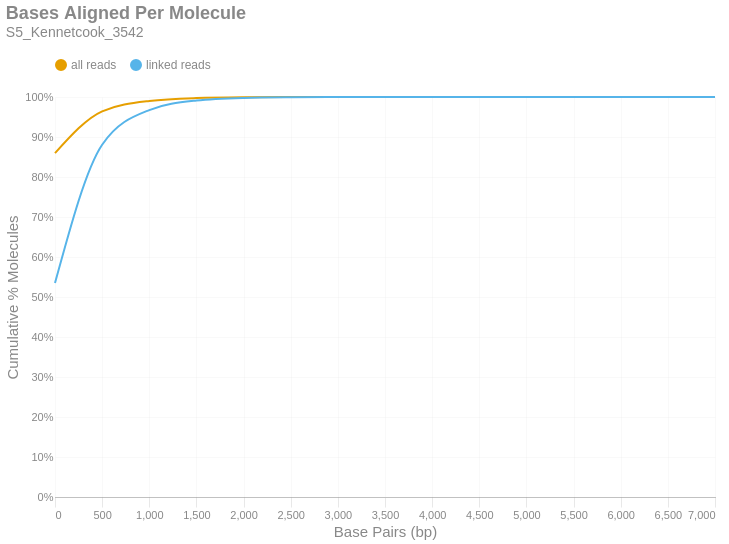

Notebook code cell kept with this figure:
### Markdown cell above
### Bases Aligned Per Molecule
This is a cumulative frequency distribution showing the number of base pairs aligned per unique molecule. These data are shown in 500 bp bins. There are two distributions: one with `all reads` (yellow) and another with only `linked reads` (blue). The percent of molecules in the `linked reads` distribution is relative to the total number of linked molecules.

### Code cell
if SKIPLR:
    print_html(f"Skipped")
else:
    binned_df = consolidated_hist(valids['aligned_bp'], mask, 500, True)
    with SafeRender(binned_df):
        (
            density_plot(binned_df, 'Bases Aligned Per Molecule', samplename, 'basesper')
            .encode(
                x=alt.X('bin:Q', title="Base Pairs (bp)").axis(tickMinStep=500).scale(padding=0),
                y=alt.Y('value:Q', title='Cumulative % Molecules')
                    .axis(format='%')
                    .scale(domain = [0,1])
                    .stack(False),
                color=alt.Color("key:N").scale(domain = ["all reads", "linked reads"]),
                tooltip = [
                    alt.Tooltip("key:N", title = "Data Type"),
                    alt.Tooltip("range_label:N", title="Bases Aligned Per Molecule"),
                    alt.Tooltip("value:Q", format = ".2%", title="% Molecules (Cum.)")
                ]
            )
        ).display()

### Figure 1 — Vega-Lite specification as saved in the notebook (floating-point values rounded to 4 significant figures)
{"width": "container", "height": 400, "config": {"title": {"anchor": "start", "dy": -15, "fontSize": 18, "color": "#888888", "subtitleColor": "#888888", "subtitleFontSize": 14}, "arc": {"fill": "#0072B2"}, "axis": {"domainColor": "#888888", "domainWidth": 0.5, "gridWidth": 0.2, "grid": false, "titleFontWeight": 400, "titleFontSize": 15, "labelFontSize": 11, "labelColor": "#888888", "tickColor": "#888888", "tickWidth": 0.2, "titleColor": "#888888"}, "axisBand": {"grid": false}, "axisX": {"grid": true, "tickSize": 10, "domainCap": "round"}, "axisY": {"domain": false, "grid": true, "tickSize": 0, "domainCap": "round"}, "background": "transparent", "header": {"labelFontSize": 15, "labelColor": "#888888", "titleFontSize": 15, "titleFontWeight": 600, "titleColor": "#888888"}, "legend": {"labelFont": "sans-serif", "labelFontSize": 12, "labelColor": "#888888", "symbolSize": 100, "symbolType": "circle", "titleFontSize": 12, "titlePadding": 10, "titleColor": "#888888", "title": null, "orient": "top"}, "range": {"category": ["#E69F00", "#56B4E9", "#009E73", "#F0E442", "#0072B2", "#D55E00", "#CC79A7", "#000000"], "diverging": ["#cfe8f3", "#a2d4ec", "#73bfe2", "#46abdb", "#1696d2", "#12719e"]}, "area": {"fill": "#0072B2", "fillOpacity": 0.7, "line": true, "strokeOpacity": 0.7}, "line": {"color": "#0072B2", "stroke": "#0072B2", "strokeWidth": 2}, "trail": {"color": "#0072B2", "stroke": "#0072B2", "strokeWidth": 0, "size": 1}, "point": {"filled": true, "fillOpacity": 1.0, "size": 95}, "text": {"color": "#888888", "fontSize": 11, "align": "right", "fontWeight": 400, "size": 11}, "bar": {"fill": "#0072B2", "stroke": null}, "view": {"stroke": null, "continuousWidth": 660, "continuousHeight": 400}}, "data": {"name": "data-d50fa089aac11502bd43f99e0967e1a8"}, "mark": {"type": "line", "interpolate": "monotone", "point": {"opacity": 0, "size": 275}}, "encoding": {"color": {"field": "key", "scale": {"domain": ["all reads", "linked reads"]}, "type": "nominal"}, "tooltip": [{"field": "key", "title": "Data Type", "type": "nominal"}, {"field": "range_label", "title": "Bases Aligned Per Molecule", "type": "nominal"}, {"field": "value", "format": ".2%", "title": "% Molecules (Cum.)", "type": "quantitative"}], "x": {"axis": {"tickMinStep": 500}, "field": "bin", "scale": {"padding": 0}, "title": "Base Pairs (bp)", "type": "quantitative"}, "y": {"axis": {"format": "%"}, "field": "value", "scale": {"domain": [0, 1]}, "stack": false, "title": "Cumulative % Molecules", "type": "quantitative"}}, "params": [{"name": "param_c36ac31b6afebe62", "select": {"type": "point", "fields": ["key"]}, "bind": "legend"}], "title": {"text": "Bases Aligned Per Molecule", "subtitle": "S5_Kennetcook_3542"}, "transform": [{"fold": ["all reads (cumsum)", "linked reads (cumsum)"]}, {"calculate": "replace(datum.key, ' (cumsum)', '')", "as": "key"}, {"filter": {"param": "param_c36ac31b6afebe62"}}], "usermeta": {"embedOptions": {"downloadFileName": "S5_Kennetcook_3542.basesper"}}, "$schema": "https://vega.github.io/schema/vega-lite/v6.1.0.json", "datasets": {"data-d50fa089aac11502bd43f99e0967e1a8": [{"bin": "0.0", "interval": "0.0-500.0", "all reads": 0.8596, "linked reads": 0.5349, "all reads (cumsum)": 0.8596, "linked reads (cumsum)": 0.5349, "range_label": "0-499"}, {"bin": "500.0", "interval": "500.0-1000.0", "all reads": 0.1045, "linked reads": 0.3458, "all reads (cumsum)": 0.9641, "linked reads (cumsum)": 0.8807, "range_label": "500-999"}, {"bin": "1000.0", "interval": "1000.0-1500.0", "all reads": 0.02608, "linked reads": 0.08664, "all reads (cumsum)": 0.9902, "linked reads (cumsum)": 0.9674, "range_label": "1000-1499"}, {"bin": "1500.0", "interval": "1500.0-2000.0", "all reads": 0.007146, "linked reads": 0.02374, "all reads (cumsum)": 0.9973, "linked reads (cumsum)": 0.9911, "range_label": "1500-1999"}, {"bin": "2000.0", "interval": "2000.0-2500.0", "all reads": 0.001959, "linked reads": 0.006508, "all reads (cumsum)": 0.9993, "linked reads (cumsum)": 0.9976, "range_label": "2000-2499"}, {"bin": "2500.0", "interval": "2500.0-3000.0", "all reads": 0.0005034, "linked reads": 0.001672, "all reads (cumsum)": 0.9998, "linked reads (cumsum)": 0.9993, "range_label": "2500-2999"}, {"bin": "3000.0", "interval": "3000.0-3500.0", "all reads": 0.0001472, "linked reads": 0.0004891, "all reads (cumsum)": 0.9999, "linked reads (cumsum)": 0.9998, "range_label": "3000-3499"}, {"bin": "3500.0", "interval": "3500.0-4000.0", "all reads": 5.016e-05, "linked reads": 0.0001666, "all reads (cumsum)": 1.0, "linked reads (cumsum)": 0.9999, "range_label": "3500-3999"}, {"bin": "4000.0", "interval": "4000.0-4500.0", "all reads": 1.292e-05, "linked reads": 4.293e-05, "all reads (cumsum)": 1.0, "linked reads (cumsum)": 1.0, "range_label": "4000-4499"}, {"bin": "4500.0", "interval": "4500.0-5000.0", "all reads": 4.42e-06, "linked reads": 1.469e-05, "all reads (cumsum)": 1.0, "linked reads (cumsum)": 1.0, "range_label": "4500-4999"}, {"bin": "5000.0", "interval": "5000.0-5500.0", "all reads": 1.53e-06, "linked reads": 5.083e-06, "all reads (cumsum)": 1.0, "linked reads (cumsum)": 1.0, "range_label": "5000-5499"}, {"bin": "5500.0", "interval": "5500.0-6000.0", "all reads": 3.4e-07, "linked reads": 1.13e-06, "all reads (cumsum)": 1.0, "linked reads (cumsum)": 1.0, "range_label": "5500-5999"}, {"bin": "6000.0", "interval": "6000.0-6500.0", "all reads": 0.0, "linked reads": 0.0, "all reads (cumsum)": 1.0, "linked reads (cumsum)": 1.0, "range_label": "6000-6499"}, {"bin": "6500.0", "interval": "6500.0-7000.0", "all reads": 1.7e-07, "linked reads": 5.648e-07, "all reads (cumsum)": 1.0, "linked reads (cumsum)": 1.0, "range_label": "6500-6999"}, {"bin": "7000.0", "interval": "7000.0-7500.0", "all reads": 1.7e-07, "linked reads": 5.648e-07, "all reads (cumsum)": 1.0, "linked reads (cumsum)": 1.0, "range_label": "7000-7499"}]}}
